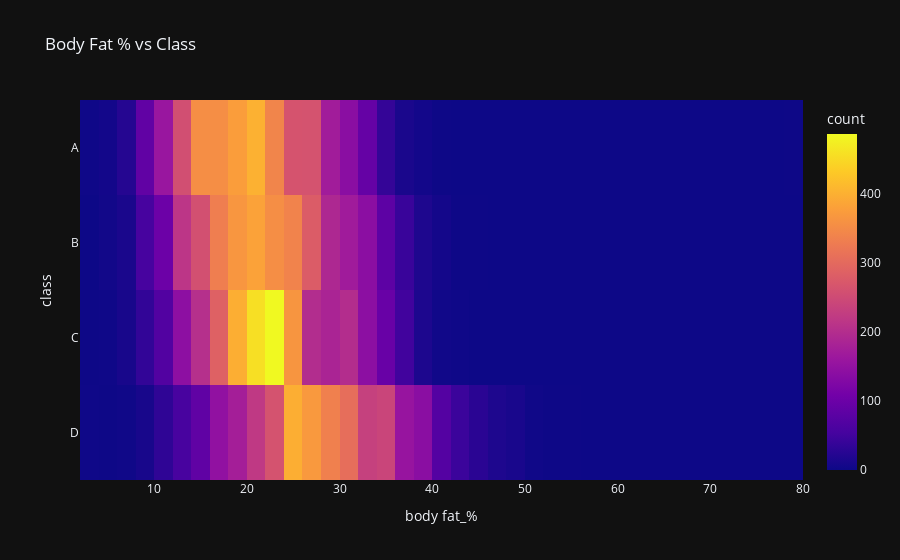

Write notebook code for a chart like this one.
### Code cell
fig = px.density_heatmap(df, x="body fat_%", y ="class",title = 'Body Fat % vs Class', template = 'plotly_dark')
fig.update_yaxes(categoryorder="category descending")
fig.show()

### Figure 1 — Plotly figure (JSON) as saved in the notebook; plotly's stock layout.template omitted (floating-point values rounded to 4 significant figures; data arrays with more than 128 entries replaced by an {"elided": "..."} marker saying what was removed)
{"data": [{"coloraxis": "coloraxis", "hovertemplate": "body fat_%=%{x}<br>class=%{y}<br>count=%{z}<extra></extra>", "name": "", "type": "histogram2d", "x": {"elided": "13393 float values"}, "xaxis": "x", "xbingroup": "x", "y": {"elided": "13393 str values"}, "yaxis": "y", "ybingroup": "y"}], "layout": {"coloraxis": {"colorbar": {"title": {"text": "count"}}, "colorscale": [[0, "#0d0887"], [0.1111, "#46039f"], [0.2222, "#7201a8"], [0.3333, "#9c179e"], [0.4444, "#bd3786"], [0.5556, "#d8576b"], [0.6667, "#ed7953"], [0.7778, "#fb9f3a"], [0.8889, "#fdca26"], [1, "#f0f921"]]}, "legend": {"tracegroupgap": 0}, "title": {"text": "Body Fat % vs Class"}, "xaxis": {"anchor": "y", "domain": [0, 1], "title": {"text": "body fat_%"}}, "yaxis": {"anchor": "x", "categoryorder": "category descending", "domain": [0, 1], "title": {"text": "class"}}}}
